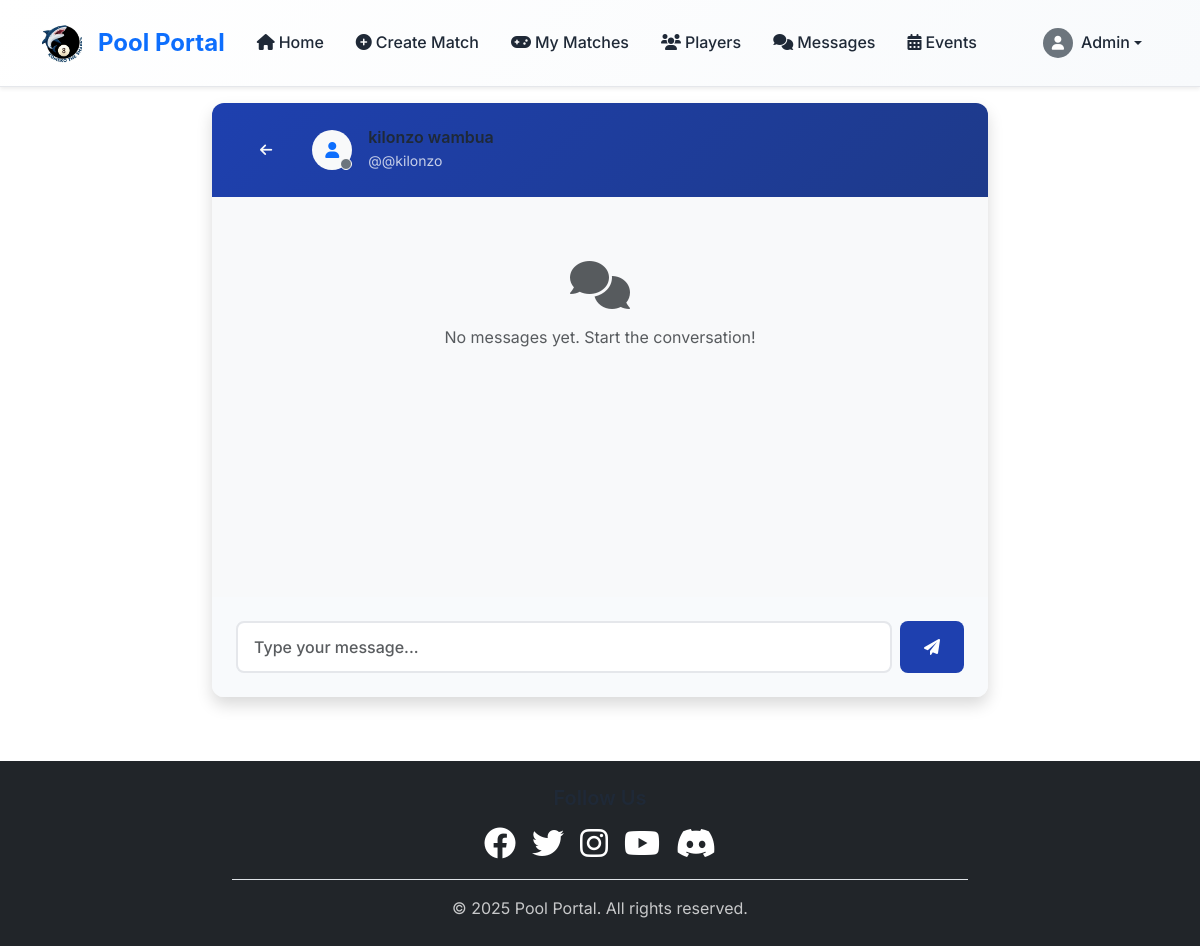
Before: /chat/room/1/ (signed in) with the older database file.
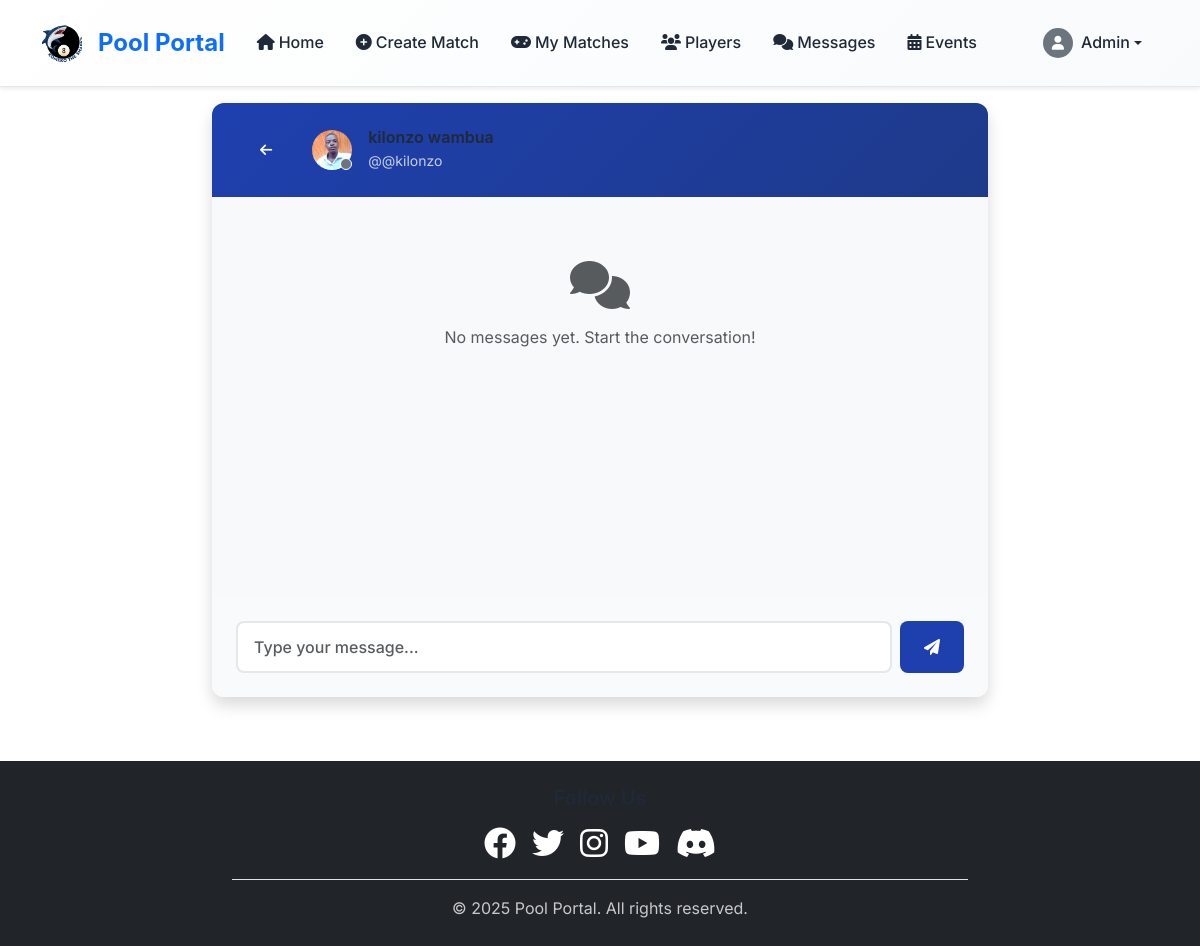
After: the same page with the newer database file.
### accounts/models.py (models this page shows, shortened)
class User(AbstractUser):
    USER_TYPE_CHOICES = [
        ('player', 'Player'),
        ('referee', 'Referee'),
    ]
    user_type = models.CharField(max_length=10, choices=USER_TYPE_CHOICES)
    location = models.CharField(max_length=100, blank=True)
    phone_number = models.CharField(max_length=15, blank=True, help_text="Enter your phone number")
    profile_photo = models.ImageField(upload_to='profile_photos/', blank=True, null=True)

### chat/views.py (the view)
# urls.py: path('room/<int:room_id>/', views.chat_room, name='chat_room'),
@login_required
def chat_room(request, room_id):
    if request.user.user_type != 'player':
        messages.error(request, 'Only players can access chat.')
        return redirect('events:home')
    room = get_object_or_404(ChatRoom, id=room_id, participants=request.user)
    Message.objects.filter(
        chat_room=room,
        is_read=False
    ).exclude(sender=request.user).update(is_read=True)
    other_participant = room.participants.exclude(id=request.user.id).first()
    return render(request, 'chat/chat_room.html', {
        'room': room,
        'other_participant': other_participant
    })

### templates/chat/chat_room.html (shortened to what this page needs)
{% extends 'base.html' %}
{% block content %}
<div class="container-fluid py-3">
    <div class="row justify-content-center">
        <div class="col-lg-8">
            <div class="card shadow">
                <div class="card-header bg-primary text-white">
                    <div class="d-flex align-items-center">
                        <a href="{% url 'chat:chat_list' %}" class="btn btn-outline-light btn-sm me-3">
                            <i class="fas fa-arrow-left"></i>
                        </a>
                        <div class="position-relative me-3">
                            {% if other_participant.profile_photo %}
                                <img src="{{ other_participant.profile_photo.url }}" alt="{{ other_participant.username }}"
                                     class="rounded-circle" width="40" height="40" style="object-fit: cover;">
                            {% else %}
                                <div class="bg-light rounded-circle d-flex align-items-center justify-content-center"
                                     style="width: 40px; height: 40px;">
                                    <i class="fas fa-user text-primary"></i>
                                </div>
                            {% endif %}
                            <span class="position-absolute bottom-0 end-0 bg-secondary border border-white rounded-circle"
                                  style="width: 12px; height: 12px;" id="user-status"></span>
                        </div>
                        <div>
                            <h6 class="mb-0">{{ other_participant.first_name }} {{ other_participant.last_name }}</h6>
                            <small class="opacity-75" id="status-text">@{{ other_participant.username }}</small>
                        </div>
                    </div>
                </div>
                <div class="card-body p-0">
                    <div id="chat-messages" class="chat-messages p-3" style="height: 400px; overflow-y: auto;">
                        {% for message in messages reversed %}
                            <div class="message mb-3 {% if message.sender == request.user %}sent{% else %}received{% endif %}" data-message-id="{{ message.id }}">
                                <div class="d-flex {% if message.sender == request.user %}justify-content-end{% endif %}">
                                    <div class="message-bubble {% if message.sender == request.user %}bg-primary text-white{% else %}bg-light{% endif %} p-2 rounded"
                                         style="max-width: 70%;">
                                        <div class="message-content">{{ message.content }}</div>
                                        <small class="message-time {% if message.sender == request.user %}text-white-50{% else %}text-muted{% endif %}">
                                            {{ message.timestamp|date:"H:i" }}
                                        </small>
                                    </div>
                                </div>
                            </div>
                        {% empty %}
                            <div id="no-messages" class="text-center text-muted py-5">
                                <i class="fas fa-comments fa-3x mb-3"></i>
                                <p>No messages yet. Start the conversation!</p>
                            </div>
                        {% endfor %}
                    </div>
                </div>
                <div class="card-footer">
                    <form id="message-form" class="d-flex">
                        <input type="text" id="message-input" class="form-control me-2"
                               placeholder="Type your message..." autocomplete="off" required maxlength="1000">
                        <button type="submit" class="btn btn-primary" id="send-button">
                            <i class="fas fa-paper-plane"></i>
                        </button>
                    </form>
                </div>
            </div>
        </div>
    </div>
</div>
{% endblock %}

Changed rows visible on the page:
changed User "kilonzo": profile_photo: picture added
